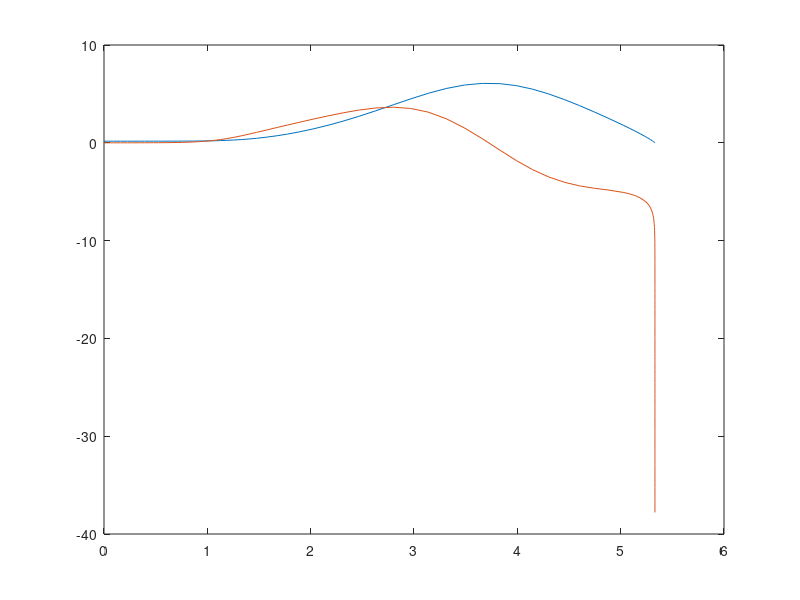

This figure's MATLAB source:
function shootTest
    kappa = 2;
    mu = -2;
    
    function dU_dx = derivatives(~,U)
        u = U(1);
        u_x = U(2);
        
        u_xx = u_x/u + u*(-u+log(u)-mu)/kappa;
        
        
        dU_dx = [u_x; u_xx];
    end

    [X,U] = ode45(@derivatives, [0 20],[exp(-1.8) 0]);
    plot(X,U)
    shg
end